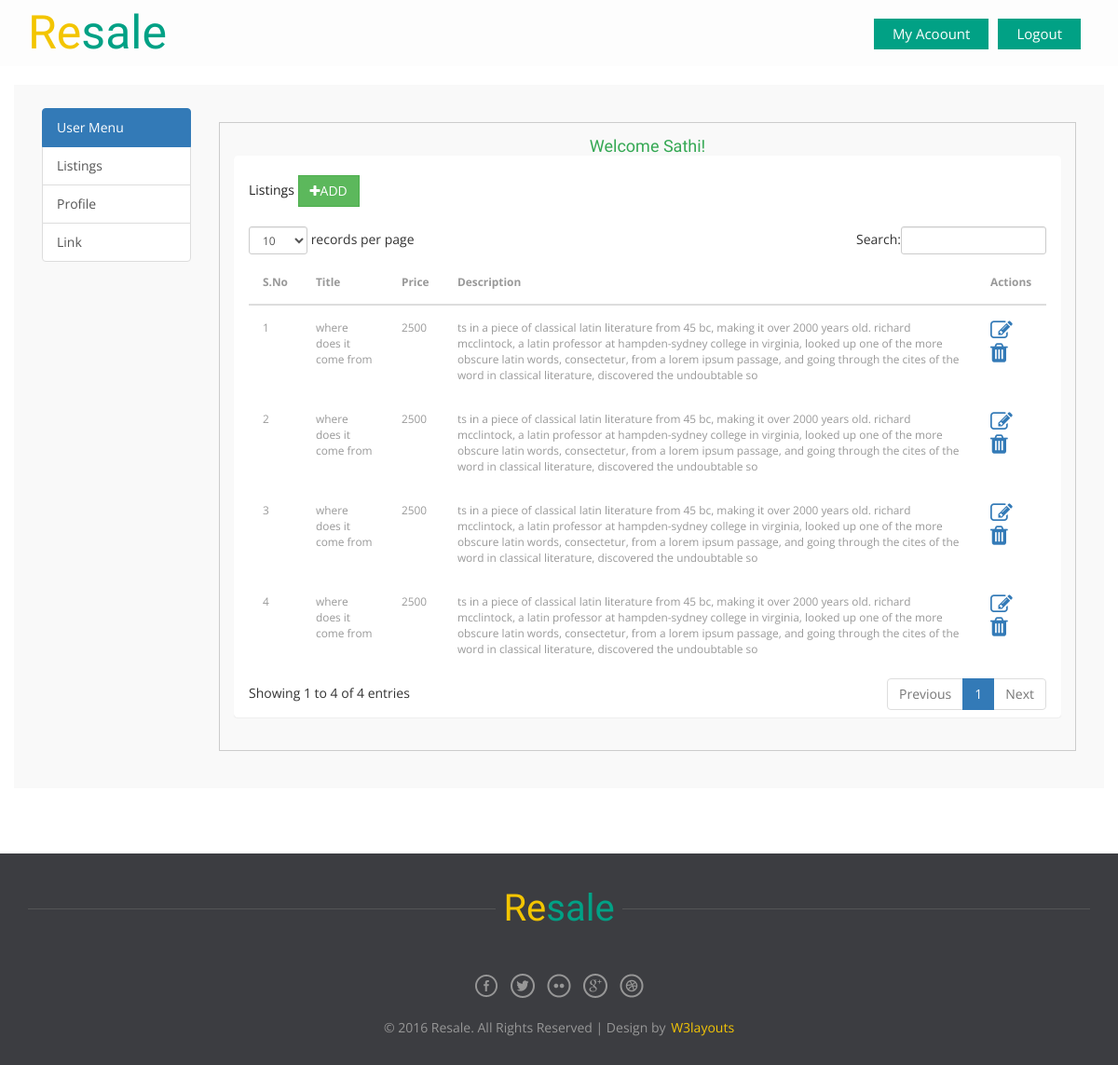
The app's page /user.php?page=listings (signed in) with its own data.
### tables this page shows
CREATE TABLE `listings` (
  `id` int(11) NOT NULL,
  `category_id` int(11) NOT NULL,
  `subcategory_id` int(11) NOT NULL,
  `city_id` int(11) NOT NULL,
  `user_id` int(11) NOT NULL,
  `title` varchar(250) NOT NULL,
  `price` float NOT NULL,
  `show_email` tinyint(1) NOT NULL,
  `show_phno` tinyint(1) NOT NULL,
  `show_name` tinyint(1) NOT NULL,
  `description` text NOT NULL,
  `modified` datetime NOT NULL
);

### db/db.php (called while the page is built, shortened)
<?php
class DB{
 	 private $dbHost   = DB_HOST;
	 private $dbUsername   = DB_USER;
	 private $dbPassword   = DB_PASS;
	 private $dbName = DB_NAME;
	 public $db;
    public function __construct(){
        if(!$this->db){
            $conn = new mysqli($this->dbHost, $this->dbUsername, $this->dbPassword, $this->dbName);
            if($conn->connect_error){
                die("Failed to connect with MySQL: " . $conn->connect_error);
            }else{
                $this->db = $conn;
            }
        }
    }
    public function select($table,$conditions = array()){
        $sql = 'SELECT ';
        $sql .= array_key_exists("select",$conditions)?$conditions['select']:'*';
        $sql .= ' FROM '.$table;
        if(array_key_exists("where",$conditions)){
            $sql .= ' WHERE ';
            $i = 0;
            foreach($conditions['where'] as $key => $value){
                $pre = ($i > 0)?' AND ':'';
                $sql .= $pre.$key." = '".$value."'";
                $i++;
            }
        }
        $result = $this->db->query($sql);
        if(array_key_exists("return_type",$conditions) && $conditions['return_type'] != 'all'){
            switch($conditions['return_type']){
                case 'count':
                    $data = $result->num_rows;
                    break;
                case 'single':
                    $data = $result->fetch_assoc();
                    break;
                default:
                    $data = '';
            }
        }else{
            if($result->num_rows > 0){
                while($row = $result->fetch_assoc()){
                    $data[] = $row;
                }
            }
        }
        return !empty($data)?$data:false;
    }
}
$db = new DB();

### views/users/listings/list.php (the view)
<?php
    $conditions['where'] = array(
        'user_id'=>(int)$_SESSION['UserData']['userID']
    );
    $listings= $db->select('listings',$conditions);
    $count = 0;
?>
<div class="panel panel-default">
    <div class="panel-heading">
        Listings
        <a class="btn btn-success" href="<?=$_SERVER['PHP_SELF']; ?>?page=listings&action=add"><i class="fa fa-plus"></i>ADD</a>
    </div>
    <div class="panel-body">
        <div class="table-responsive">
            <table class="table" id="dataTables-example">
                <thead>
                    <tr>
                        <th>S.No</th>
                        <th>Title</th>
                        <th>Price</th>
                        <th>Description</th>
                        <th>Actions</th>
                    </tr>
                </thead>
                <tbody>
                    <?php if(!empty($listings)):?>
                    <?php foreach ($listings as $res): ?>
                    <tr class="odd gradeX">
                        <td><?=$count = $count+1;?></td>
                        <td><?=$res['title']?></td>
                        <td><?=$res['price']?></td>
                         <td><?=$res['description']?></td>
                        <td>
                             <a href="<?=$_SERVER['PHP_SELF']; ?>?page=listings&action=edit&id=<?=base64_encode($res['id'])?>"> <i class="fa fa-edit fa-2x"></i></a>
                             <a href="classes/listing.php?page=listings&action=delete&id=<?=base64_encode($res['id'])?>"  onclick="return confirm('Are you sure?')" name="category_delete"><i class="fa fa-trash fa-2x"></i></a>
                        </td>
                    </tr>
                    <?php endforeach; ?>
                    <?php endif; ?>
                </tbody>
            </table>
        </div>
    </div>
</div>

### records on screen
listings: title "where does it come from", price "2500", description "ts in a piece of classical latin literature from 45 bc, making it over 2000 years old. richard mcclintock, a latin professor at hampden-sydney college in virginia, looked up one of the more obscure latin words, consectetur, from a lorem ipsum passage, and going through the cites of the word in classical literature, discovered the undoubtable so"
listings: count "2", title "where does it come from", price "2500", description "ts in a piece of classical latin literature from 45 bc, making it over 2000 years old. richard mcclintock, a latin professor at hampden-sydney college in virginia, looked up one of the more obscure latin words, consectetur, from a lorem ipsum passage, and going through the cites of the word in classical literature, discovered the undoubtable so"
listings: count "3", title "where does it come from", price "2500", description "ts in a piece of classical latin literature from 45 bc, making it over 2000 years old. richard mcclintock, a latin professor at hampden-sydney college in virginia, looked up one of the more obscure latin words, consectetur, from a lorem ipsum passage, and going through the cites of the word in classical literature, discovered the undoubtable so"
listings: count "4", title "where does it come from", price "2500", description "ts in a piece of classical latin literature from 45 bc, making it over 2000 years old. richard mcclintock, a latin professor at hampden-sydney college in virginia, looked up one of the more obscure latin words, consectetur, from a lorem ipsum passage, and going through the cites of the word in classical literature, discovered the undoubtable so"

### other values on screen
$statusMsg "Welcome Sathi!"
